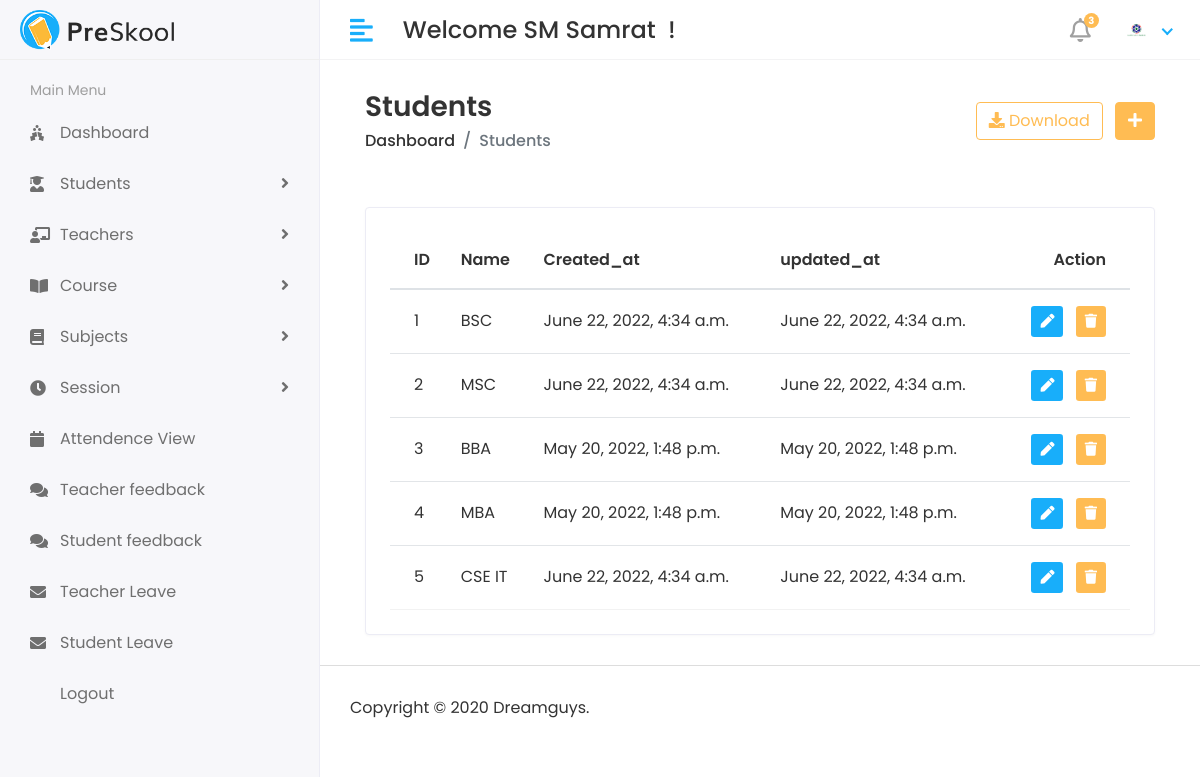
/hod/view-course (signed in), run on an earlier commit of the app's database.
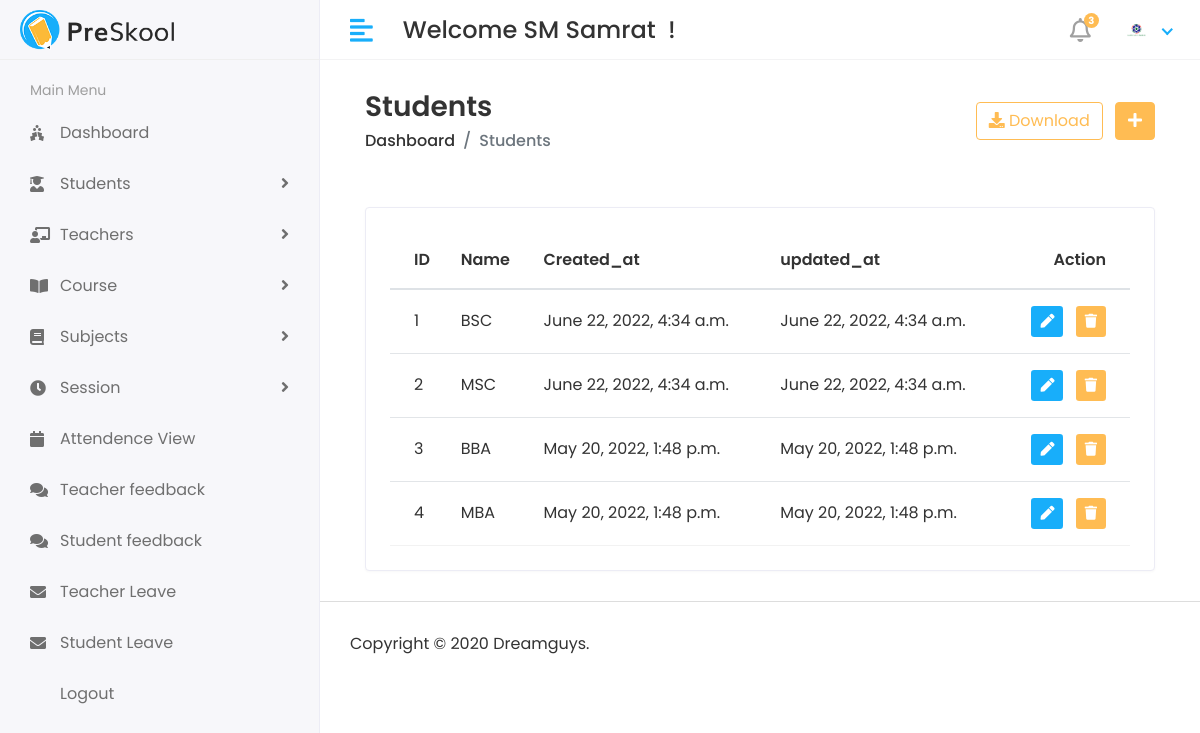
And on a later commit of the database.
### app/models.py (models this page shows, shortened)
class Course(models.Model):
    name = models.CharField(max_length=100)
    created = models.DateTimeField(auto_now_add=True)
    created = models.DateTimeField(auto_now=True)

### stu_management_sys/hod_views.py (the view)
# urls.py: path('hod/view-course', hod_views.viewCourse, name='view_course'),
@login_required(login_url='/')
def viewCourse(request):
    course = Course.objects.all()
    context = {
        'course':course,
    }
    return render(request,'hod/view_course.html',context)

### templates/hod/view_course.html (shortened to what this page needs)
{% extends 'base.html' %}
{% block content %}
{% load static %}
<div class="content container-fluid">
   <div class="page-header">
      <div class="row align-items-center">
         <div class="col">
            <h3 class="page-title">Students</h3>
            <ul class="breadcrumb">
               <li class="breadcrumb-item"><a href="index.html">Dashboard</a></li>
               <li class="breadcrumb-item active">Students</li>
            </ul>
         </div>
         <div class="col-auto text-right float-right ml-auto">
            <a href="#" class="btn btn-outline-primary mr-2"><i class="fas fa-download"></i> Download</a>
            <a href="add-student.html" class="btn btn-primary"><i class="fas fa-plus"></i></a>
         </div>
      </div>
   </div>
   <div class="container pt-3">
 </div>
<div class="row">
    <div class="col-sm-12">
       <div class="card card-table">
          <div class="card-body">
             <div class="table-responsive">
                <table id="table_id" class="table table-hover table-center mb-0">
                   <thead>
                      <tr>
                         <th>ID</th>
                         <th>Name</th>
                         <th>Created_at</th>
                         <th>updated_at</th>
                         <th class="text-right">Action</th>
                      </tr>
                   </thead>
                   <tbody>
                      {% for i in course %}
                      <tr>
                         <td>{{i.id}}</td>
                         <td>{{i.name}}</td>
                         <td>{{i.created}}</td>
                         <td>{{i.created}}</td>
                         <td class="text-right">
                            <div class="actions">
                               <a href="{% url 'edit_course' i.id %}" class="btn btn-sm bg-success-light mr-2">
                               <i class="fas fa-pen"></i>
                               </a>
                               <a href="{% url 'delete_course' i.id %}" class="btn btn-sm bg-danger-light">
                               <i class="fas fa-trash"></i>
                               </a>
                            </div>
                         </td>
                      </tr>
                      {% endfor %}
                   </tbody>
                </table>
             </div>
          </div>
       </div>
    </div>
 </div>
</div>
{% endblock content %}

What changed in the data, as far as the page shows it:
removed Course: id "5", name "CSE IT", created "June 22, 2022, 4:34 a.m."
